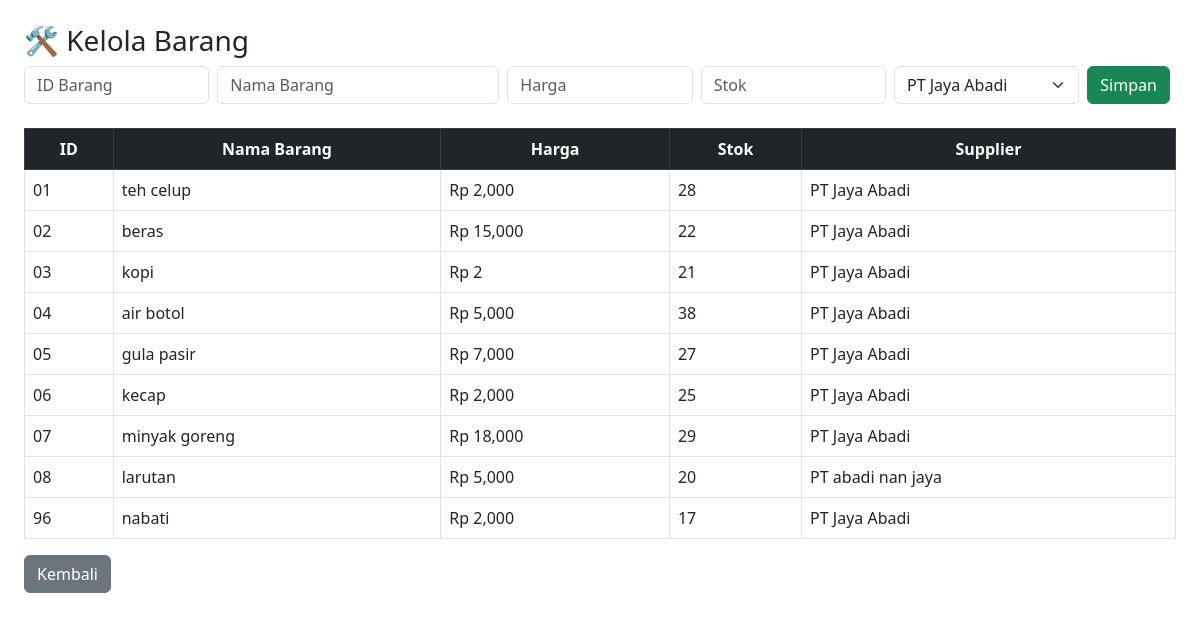
Screenshot of /kelola_barang.php (signed in) with the database file from the repository.
### tables this page shows
CREATE TABLE `barang` (
  `idBarang` varchar(20) NOT NULL,
  `namaBarang` varchar(100) DEFAULT NULL,
  `harga` int(11) DEFAULT NULL,
  `stok` int(11) DEFAULT NULL,
  `idSupplier` int(11) DEFAULT NULL
);

CREATE TABLE `supplier` (
  `idSupplier` int(11) NOT NULL,
  `namaSupplier` varchar(100) DEFAULT NULL,
  `noTelepon` varchar(20) DEFAULT NULL,
  `alamat` text DEFAULT NULL
);

### kelola_barang.php (the view, shortened to what this page needs)
<?php
include 'koneksi.php';
?>
<!DOCTYPE html>
<html>
<head><link href="https://cdn.jsdelivr.net/npm/bootstrap@5.3.0/dist/css/bootstrap.min.css" rel="stylesheet"></head>
<body class="p-4">
    <h3>🛠 Kelola Barang</h3>
    <form method="POST" class="row g-2 mb-4">
        <div class="col-md-2"><input type="text" name="idBarang" class="form-control" placeholder="ID Barang" required></div>
        <div class="col-md-3"><input type="text" name="namaBarang" class="form-control" placeholder="Nama Barang" required></div>
        <div class="col-md-2"><input type="number" name="harga" class="form-control" placeholder="Harga" required></div>
        <div class="col-md-2"><input type="number" name="stok" class="form-control" placeholder="Stok" required></div>
        <div class="col-md-2">
            <select name="idSupplier" class="form-select">
                <?php
                $sup = mysqli_query($conn, "SELECT * FROM supplier");
                while($s = mysqli_fetch_assoc($sup)) echo "<option value='".$s['idSupplier']."'>".$s['namaSupplier']."</option>";
                ?>
            </select>
        </div>
        <div class="col-md-1"><button type="submit" name="simpan" class="btn btn-success">Simpan</button></div>
    </form>
    <table class="table table-bordered">
        <thead class="table-dark text-center">
            <tr><th>ID</th><th>Nama Barang</th><th>Harga</th><th>Stok</th><th>Supplier</th></tr>
        </thead>
        <tbody>
            <?php
            $res = mysqli_query($conn, "SELECT b.*, s.namaSupplier FROM barang b JOIN supplier s ON b.idSupplier = s.idSupplier");
            while($row = mysqli_fetch_assoc($res)) : ?>
            <tr>
                <td><?= $row['idBarang'] ?></td>
                <td><?= $row['namaBarang'] ?></td>
                <td>Rp <?= number_format($row['harga']) ?></td>
                <td><?= $row['stok'] ?></td>
                <td><?= $row['namaSupplier'] ?></td>
            </tr>
            <?php endwhile; ?>
        </tbody>
    </table>
    <a href="index.php" class="btn btn-secondary">Kembali</a>
</body>
</html>

### rows the page displays
barang: idBarang "01", namaBarang "teh celup", harga "2,000", stok "28", idSupplier.namaSupplier "PT Jaya Abadi"
barang: idBarang "02", namaBarang "beras", harga "15,000", stok "22", idSupplier.namaSupplier "PT Jaya Abadi"
barang: idBarang "03", namaBarang "kopi", harga "2", stok "21", idSupplier.namaSupplier "PT Jaya Abadi"
barang: idBarang "04", namaBarang "air botol", harga "5,000", stok "38", idSupplier.namaSupplier "PT Jaya Abadi"
barang: idBarang "05", namaBarang "gula pasir", harga "7,000", stok "27", idSupplier.namaSupplier "PT Jaya Abadi"
barang: idBarang "06", namaBarang "kecap", harga "2,000", stok "25", idSupplier.namaSupplier "PT Jaya Abadi"
barang: idBarang "07", namaBarang "minyak goreng", harga "18,000", stok "29", idSupplier.namaSupplier "PT Jaya Abadi"
barang: idBarang "08", namaBarang "larutan", harga "5,000", stok "20", idSupplier.namaSupplier "PT abadi nan jaya"
barang: idBarang "96", namaBarang "nabati", harga "2,000", stok "17", idSupplier.namaSupplier "PT Jaya Abadi"

### other values shown
form field idSupplier "PT Jaya Abadi"
